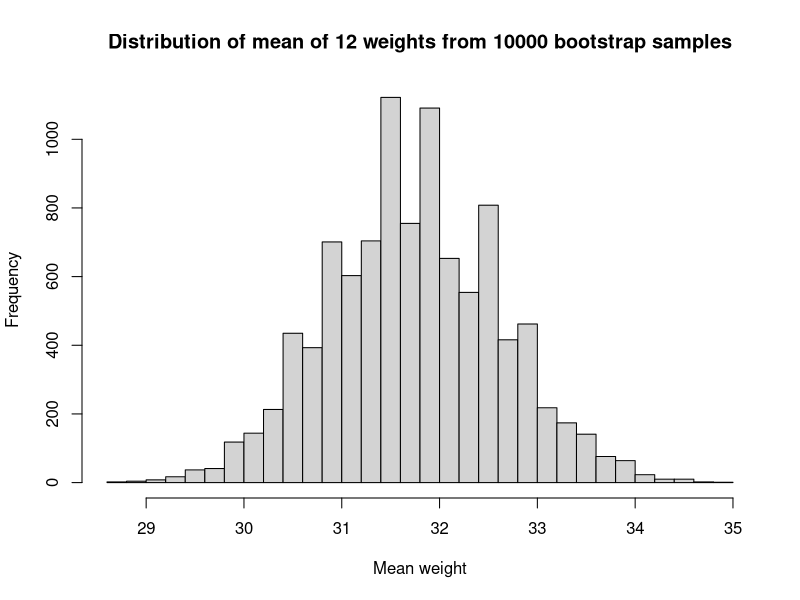

Write the R code that produced this figure.
## ---- chunk 1
sampsize <- 12

gains <- c(31, 34, 29, 26, 32, 35, 38, 34, 32, 31, 30, 29)

n_trials <- 10000
results <- numeric(n_trials)

for (i in 1:n_trials) {
    fake_gains <- sample(gains, size=sampsize, replace=TRUE)
    results[i] <- mean(fake_gains)
}

title <- paste('Distribution of mean of', sampsize,
               'weights from', n_trials, 'bootstrap samples')
hist(results, breaks=25,
     main=title,
     xlab='Mean weight')

# Find values such that to 5%, 95% of values are below given value.
# (These are the 5% and 95% percentile values).
hi_lo_range <- quantile(results, c(0.05, 0.95))
rounded =  round(hi_lo_range, 2)

message('5% and 95% percentiles of bootstrap means: ',
        rounded[1], ' ', rounded[2])
